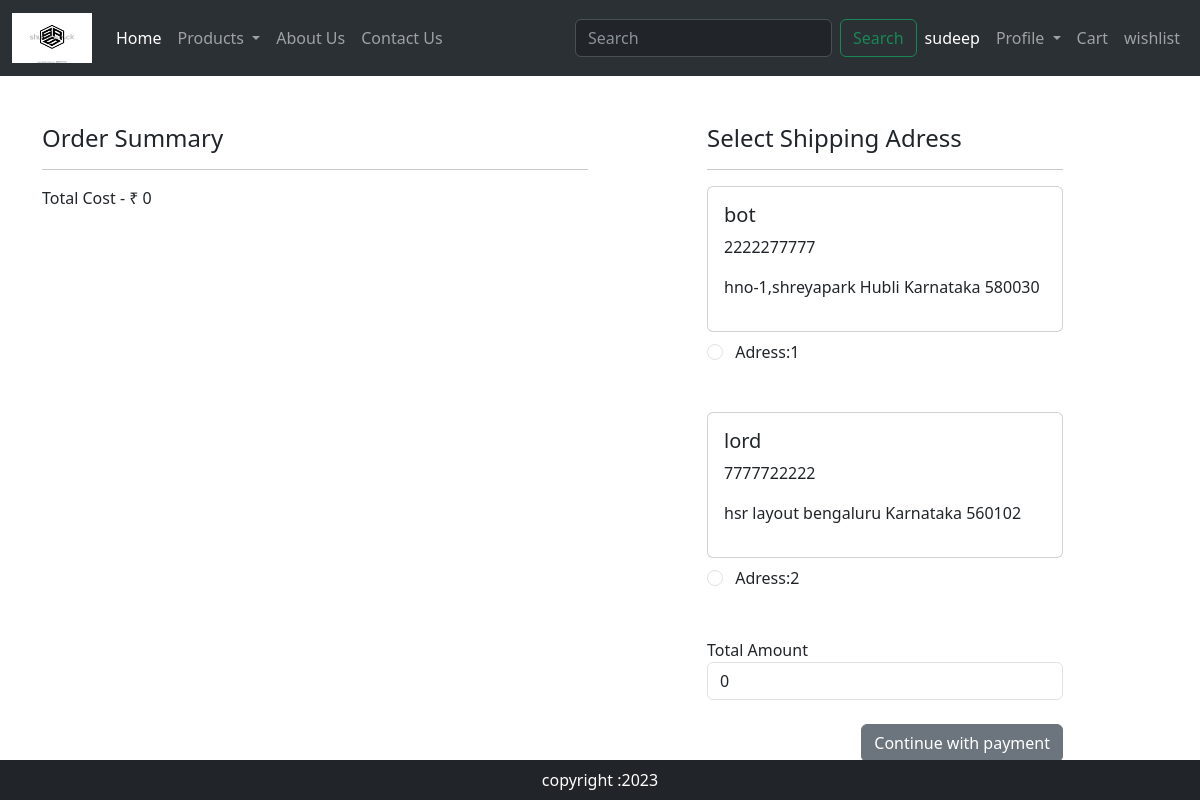
Screenshot of /checkout/ (signed in) with the database file from the repository.
### ecommapp/models.py (models this page shows, shortened)
class Customer(models.Model):
    user=models.ForeignKey(User,on_delete=models.CASCADE)
    name=models.CharField(max_length=100)
    locality=models.CharField(max_length=200)
    city=models.CharField(max_length=100)
    pincode=models.IntegerField()
    state=models.CharField(choices=STATE_CHOICES,max_length=30)
    mobileno=models.IntegerField()

### ecommapp/views.py (the view, shortened to what this page needs)
# urls.py: path('checkout/',views.checkout,name='checkout'),
def checkout(request):
    add=Customer.objects.filter(user=request.user)
    cart_items=Cart.objects.filter(user=request.user)
    amount=0
    for p in cart_items:
        val=p.quantity * p.product.price
        amount+=val
    totalamount=amount
    razoramount=int(totalamount * 100)
    client = razorpay.Client(auth=(settings.RAZOR_KEY_ID, settings.RAZOR_KEY_SECRET))
    data = { "amount": razoramount, "currency": "INR", "receipt": "order_rcptid_11" }
    payment_response = client.order.create(data=data)
    print(payment_response)
    order_id=payment_response['id']
    order_status=payment_response['status']
    return render(request,'ecommapp/checkout.html',locals())

### ecommapp/templates/ecommapp/checkout.html (shortened to what this page needs)
{% extends 'main.html' %}
{% load static %}
{% block main%}
<div class="container">
    <div class="row mt-5">
        <div class="col-sm-6">
            <h4>Order Summary</h4>
            <hr>
            <p>Total Cost - ₹ {{totalamount}} </p>
        </div>
        <div class="col-sm-4 offset-sm-1">
            <h4>Select Shipping Adress</h4>
            <hr>
            <form action="" method="POST" id="my-form">
                {% for ad in add %}
                <div class="card">
                    <div class="card-body">
                        <h5> {{ad.name}} </h5>
                        <p> {{ad.mobileno}} </p>
                        <p> {{ad.locality}}  {{ad.city}}  {{ad.state}}  {{ad.pincode}} </p>
                    </div>
                </div>
                <div class="form-check mt-2 mb-5">
                    <input class="form-check-input" type="radio" name="custid" id="custadd{{forloop.counter}}" value="{{ad.id}}">
                    Adress:{{forloop.counter}}
                </div>
                {% endfor %}
                <div>
                    <label for="">Total Amount</label>
                    <input type="number" name="totalamount" class="form-control" id="" value={{totalamount}} readonly><br>
                </div>
                <div>
                    <button id="rzp-button1" type="submit" class="btn btn-secondary" style="float: right;" >Continue with payment</button>
                </div>
            </form>
        </div>
    </div>
</div>
{% endblock %}

### templates/main.html (shortened to what this page needs)
<!DOCTYPE html>
{% load static %}
<html lang="en">
<head>
    <link href="https://cdn.jsdelivr.net/npm/bootstrap@5.3.0/dist/css/bootstrap.min.css" rel="stylesheet">
    <link rel="stylesheet" href="{% static 'ecommapp/css/style.css'  %}">
    <link rel="stylesheet" href="{% static 'ecommapp/css/owl.carousel.min.css'  %}">
    <link rel="stylesheet" href="{% static 'ecommapp/css/all.min.css'  %}">
</head>
<body>
    <nav class="navbar navbar-expand-lg bg-body-tertiary" data-bs-theme="dark">
        <div class="container-fluid">
            <a class="navbar-brand" href="{% url 'home' %}">
                <img src="{% static 'ecommapp/images/srs logo.webp' %}" alt="" width="80px" height="50px">
            </a>
            <div class="collapse navbar-collapse" id="navbarSupportedContent">
            <ul class="navbar-nav me-auto mb-2 mb-lg-0">
                <li class="nav-item">
                <a class="nav-link active" aria-current="page" href="{% url 'home' %}">Home</a>
                </li>
                <li class="nav-item dropdown">
                    <a class="nav-link dropdown-toggle" href="#" role="button" data-bs-toggle="dropdown" aria-expanded="false">
                        Products
                    </a>
                </li>
                <li class="nav-item">
                <a class="nav-link" href="{% url 'about' %}">About Us</a>
                </li>
                <li class="nav-item">
                    <a class="nav-link" href="#">Contact Us</a>
                </li>
            </ul>
            <form class="d-flex" role="search" method="GET" action="{% url 'productfilter' %}">
                <input class="form-control me-2" type="search" placeholder="Search" aria-label="Search" name="q" >
                <button class="btn btn-outline-success" type="submit">Search</button>
            </form>
            </div>
            <ul class="navbar-nav me-auto mb-2 mb-lg-0">
                {% if request.user.is_authenticated %}
                <li class="nav-item">
                    <a class="nav-link active" aria-current="page" href=""> {{request.user}} </a>
                </li>
                {% endif %}
                <li class="nav-item dropdown">
                    <a class="nav-link dropdown-toggle" href="" role="button" data-bs-toggle="dropdown" aria-expanded="false">
                        Profile
                    </a>
                </li>
                <li class="nav-item">
                    <a class="nav-link" href="{% url 'cart' %}">Cart  </a>
                </li>
                <li class="nav-item">
                    <a class="nav-link" href="{% url 'wishlist' %}">wishlist  </a>
                </li>
            </ul>
        </div>
        </nav>
        {% block main%}
        {% endblock %}
      <footer class="container-fluid bg-dark text-white fixed-bottom text-center p-2 mt-5" >
        copyright :2023
      </footer>
</body>
</html>

### rows the page displays
Customer: name "bot", mobileno "2222277777", locality "hno-1,shreyapark", city "Hubli", state "Karnataka", pincode "580030"
Customer: name "lord", mobileno "7777722222", locality "hsr layout", city "bengaluru", state "Karnataka", pincode "560102"

### other values shown
{{ request.user }} "sudeep"
{{ totalamount }} "0"
